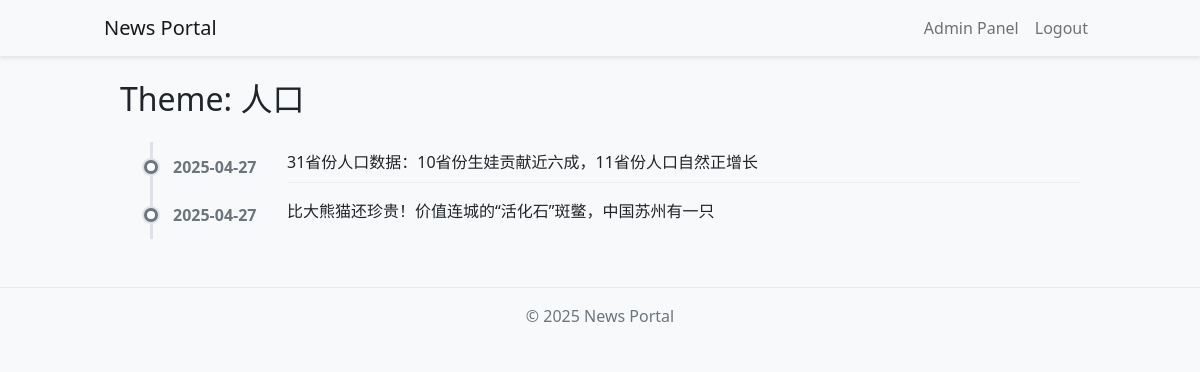
The app's page /tag/4 (signed in), older data.
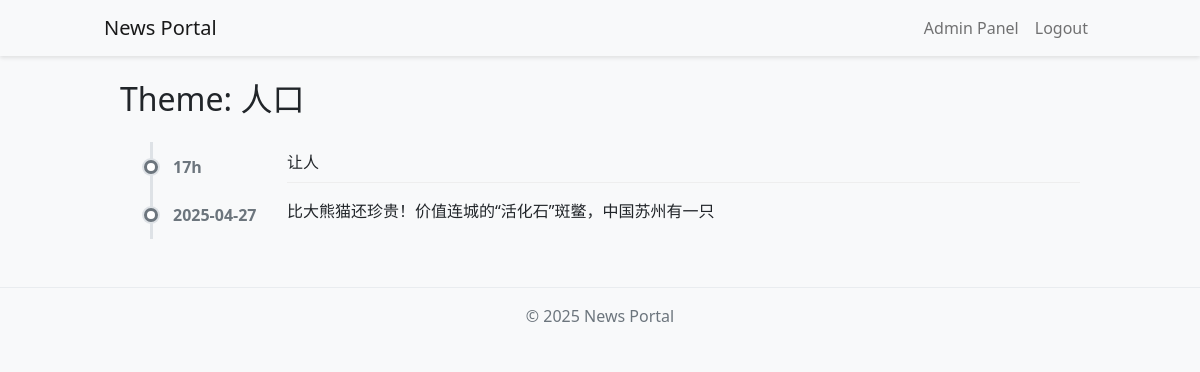
The same page, newer data.
### app/models.py (models this page shows, shortened)
class Article(db.Model):
    id = db.Column(db.Integer, primary_key=True)
    title = db.Column(db.String(200), nullable=False)
    subtitle = db.Column(db.String(200))
    content = db.Column(db.Text, nullable=False)
    is_published = db.Column(db.Boolean, default=False)
    is_top = db.Column(db.Boolean, default=False)
    is_recommended = db.Column(db.Boolean, default=False)
    created_at = db.Column(db.DateTime, default=datetime.utcnow)
    updated_at = db.Column(
        db.DateTime, default=datetime.utcnow, onupdate=datetime.utcnow
    )
    author_id = db.Column(db.Integer, db.ForeignKey("user.id"))
    tags = db.relationship("Tag", secondary="article_tag", backref="articles")
    images = db.relationship("Image", backref="article", lazy="dynamic")

### app/main/routes.py (the view)
@bp.route("/tag/<int:id>")
def tag(id):
    tag = Tag.query.get_or_404(id)
    page = request.args.get("page", 1, type=int)
    articles = (
        Article.query.filter(
            Article.tags.any(Tag.id == id), Article.is_published == True
        )
        .order_by(Article.created_at.desc())
        .paginate(page=page, per_page=current_app.config["POSTS_PER_PAGE"])
    )
    return render_template("main/tag.html", tag=tag, articles=articles)

### app/__init__.py (called while the page is built)
def short_time_ago(dt):
    now = datetime.utcnow()
    if dt.tzinfo is not None:
        now = now.replace(tzinfo=dt.tzinfo)
    diff = now - dt
    seconds = diff.total_seconds()
    if seconds < 60:
        return f"{int(seconds)}s"
    elif seconds < 3600:
        return f"{int(seconds // 60)}m"
    elif seconds < 86400:
        return f"{int(seconds // 3600)}h"
    elif seconds < 604800:
        return f"{int(seconds // 86400)}d"
    else:
        return dt.strftime("%Y-%m-%d")

### app/models.py (called while the page is built)
@login.user_loader
def load_user(id):
    return User.query.get(int(id))

### app/templates/main/tag.html (shortened to what this page needs)
{% extends "base.html" %} {% block title %}Theme: {{ tag.name }}{% endblock %}
{% block content %}
<div class="container mt-4">
  <h2 class="mb-4">Theme: {{ tag.name }}</h2>
  {% if articles.items %}
  <div class="timeline">
    {% for article in articles.items %}
    <div class="timeline-item">
      <div class="timeline-date">{{ article.created_at|short_time_ago }}</div>
      <div
        class="timeline-content ms-4 flex-grow-1 p-0"
        style="background: none; box-shadow: none"
      >
        <div
          class="article-list-row{% if not loop.last %} not-last{% endif %}"
          onclick="window.location='{{ url_for('main.article', id=article.id) }}'"
          style="cursor: pointer"
        >
          <div class="article-list-title">{{ article.title }}</div>
        </div>
      </div>
    </div>
    {% endfor %}
  </div>
   {% else %}
  <p>No related articles.</p>
  {% endif %}
</div>
{% endblock %}

Row changes from the older to the newer data that the page shows:
no longer on this page (row edited): Article: created_at|short_time_ago "2025-04-27", title "31省份人口数据：10省份生娃贡献近六成，11省份人口自然正增长"
added Article: created_at|short_time_ago "17h", title "让人"
